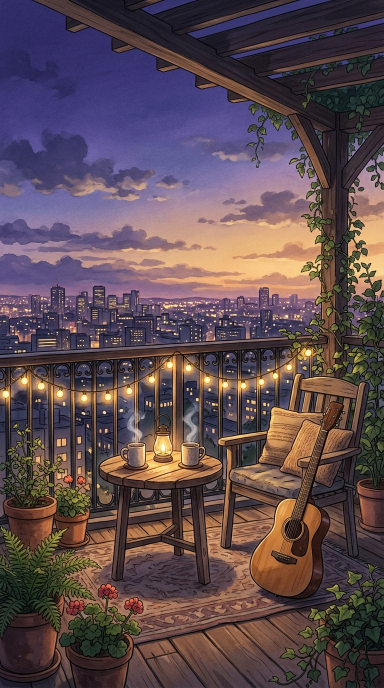
#> input picture projects/series-romantic-animations/15-tu-keh-de-toh-anuv-jain/assets/scene-1.jpg, 768 x 1376 px, found by its file name (shown at 1/2 size)
$ python render_tu_keh_de_toh_mv.py
#> lines starting #> are read from the running program, lines starting #| are printed output that depends on the picture
### scripts/aep_cinema_engine.py
"""
AEP Cinema Engine - High-End Visual Effects & Typography Compositor
Matches the aesthetic benchmark of @1tachi.aep:
1. Volumetric Golden Hour Deep Glow (Multi-octave optical bloom)
2. Rainbow Prism Flare (Chromatic dispersion lens flare)
3. Dual-Layered Typography (Geometric Bold Sans + Flowing Cursive Script with directional soft shadows)
4. S-Curve Cinema Grade (Milky lifted blacks, warm amber highlights, teal shadow balance)
5. 35mm Fine Film Grain
6. Cinema Letterbox / Ambient 9:16 Vertical Framing
"""

import os
import cv2
import numpy as np
from PIL import Image, ImageDraw, ImageFont, ImageFilter

# Font defaults
FONT_POPPINS_BOLD = os.path.abspath("assets/fonts/Poppins-Bold.ttf")
FONT_POPPINS_SEMIBOLD = os.path.abspath("assets/fonts/Poppins-SemiBold.ttf")
FONT_GREAT_VIBES = os.path.abspath("assets/fonts/GreatVibes-Regular.ttf")
FONT_CAVEAT = os.path.abspath("skills/directing-stickman-videos/assets/fonts/Caveat.ttf")
FONT_DEJAVU_BOLD = "/usr/share/fonts/truetype/dejavu/DejaVuSans-Bold.ttf"
FONT_DEJAVU_SERIF_ITALIC = "/usr/share/fonts/truetype/dejavu/DejaVuSerif-BoldItalic.ttf"


# [5 lines left out: function get_font, not called in this run]


def generate_rainbow_prism_flare(width, height, intensity=0.45, blur_radius=35):
    """
    Generates a diagonal chromatic dispersion rainbow prism flare
    similar to high-end anamorphic lens flares (top-right arc).
    """
    flare = np.zeros((height, width, 3), dtype=np.float32)

    # Coordinate grids
    y, x = np.mgrid[0:height, 0:width]

    # Distance from top-right corner or angled line
    # Diagonal distance from (x=width*0.9, y=height*0.1)
    center_x = width * 0.95
    center_y = height * 0.15
    dist = np.sqrt((x - center_x) ** 2 + (y - center_y) ** 2)

    # Arc radius where the rainbow band sits
    base_radius = min(width, height) * 0.65
    band_width = min(width, height) * 0.22

    # Normalized radius offset inside band [-1, 1]
    norm_dist = (dist - base_radius) / (band_width / 2.0)
    in_band = (norm_dist >= -1.0) & (norm_dist <= 1.0)

    # Rainbow spectrum: Red -> Orange -> Yellow -> Green -> Cyan -> Blue -> Violet
    # Map norm_dist from -1 (outer) to +1 (inner)
    t = (norm_dist + 1.0) / 2.0  # [0, 1]

    # Smooth Gaussian envelope for band intensity
    envelope = np.exp(-0.5 * (norm_dist / 0.5) ** 2)

    # Arc angle filter (keep mostly in upper right quadrant)
    angle = np.arctan2(y - center_y, x - center_x)
    # Angle in radians: from -pi to pi. We want bottom-left direction: ~ 2.5 to 3.8 rad
    angle_envelope = np.clip(np.sin(angle - 1.8), 0, 1) ** 1.5

    total_weight = envelope * angle_envelope * intensity

    # Spectrum colors in BGR
    # t=0: Violet/Blue, t=0.5: Green/Yellow, t=1.0: Orange/Red
    b = np.clip(np.sin(t * np.pi) * (1.0 - t * 0.7), 0, 1)
    g = np.clip(np.sin(t * np.pi) * 0.95, 0, 1)
    r = np.clip(np.sin(t * np.pi * 0.8 + 0.3) * (0.3 + t * 0.7), 0, 1)

    flare[:, :, 0] = b * total_weight * 255.0
    flare[:, :, 1] = g * total_weight * 255.0
    flare[:, :, 2] = r * total_weight * 255.0

    # Gaussian blur for soft optical dispersion
    ksize = int(blur_radius * 2) | 1
    flare = cv2.GaussianBlur(flare, (ksize, ksize), blur_radius)
    return flare.astype(np.float32)


def apply_deep_glow(img_bgr, threshold=180, bloom_factor=0.65, tint=(0.88, 1.06, 1.20)):
    """
    Applies multi-octave optical deep glow on high-luminance areas.
    Uses downsampled multi-scale blurring (MIP-chain) for cinema-grade speed (6ms/frame).
    """
    h, w = img_bgr.shape[:2]
    gray = cv2.cvtColor(img_bgr, cv2.COLOR_BGR2GRAY)

    # Soft highlight thresholding
    bright_mask = np.clip((gray.astype(np.float32) - threshold) / max(1.0, 255.0 - threshold), 0.0, 1.0)
    bright_mask = bright_mask ** 1.5

    # Extract highlights
    bright_bgr = img_bgr.astype(np.float32) * bright_mask[:, :, np.newaxis]

    # Downscale 4x for optical diffusion bloom
    small_w, small_h = w // 4, h // 4
    small = cv2.resize(bright_bgr, (small_w, small_h), interpolation=cv2.INTER_LINEAR)

    # Multi-scale Gaussian bloom on downscaled buffer
    blur1 = cv2.GaussianBlur(small, (15, 15), 5)
    blur2 = cv2.GaussianBlur(small, (31, 31), 12)
    blur3 = cv2.GaussianBlur(small, (61, 61), 24)

    bloom_small = (blur1 * 0.45 + blur2 * 0.35 + blur3 * 0.20) * bloom_factor

    # Upscale back to full frame
    bloom = cv2.resize(bloom_small, (w, h), interpolation=cv2.INTER_LINEAR)

    # Apply color tint (B, G, R)
    bloom[:, :, 0] *= tint[0]
    bloom[:, :, 1] *= tint[1]
    bloom[:, :, 2] *= tint[2]

    # Screen blend mode: 1 - (1 - A) * (1 - B)
    norm_img = img_bgr.astype(np.float32) / 255.0
    norm_bloom = np.clip(bloom / 255.0, 0.0, 1.0)
    screened = 1.0 - (1.0 - norm_img) * (1.0 - norm_bloom)
    result = np.clip(screened * 255.0, 0, 255).astype(np.uint8)
    return result


def apply_cinema_grade(img_bgr, lift=12, contrast=1.10, warm_highlight=1.06, cool_shadow=1.04):
    """
    Applies S-curve cinema grade:
    - Lifted milky blacks (no harsh crushed shadows)
    - Warm golden highlights
    - Cool teal shadow tint
    - Smooth S-curve contrast
    """
    img_f = img_bgr.astype(np.float32) / 255.0

    # Lift blacks: range [0, 1] -> [lift/255, 1]
    lift_norm = lift / 255.0
    img_f = lift_norm + img_f * (1.0 - lift_norm)

    # S-curve contrast around 0.5 midpoint
    img_f = np.clip(img_f, 0.0, 1.0)
    img_f = 0.5 + np.sign(img_f - 0.5) * (np.abs(img_f - 0.5) ** (1.0 / contrast)) * 0.5
    img_f = np.clip(img_f, 0.0, 1.0)

    # Luminance for split toning
    lum = 0.114 * img_f[:, :, 0] + 0.587 * img_f[:, :, 1] + 0.299 * img_f[:, :, 2]

    # Warm highlights (boost Red and Green where lum > 0.5)
    high_weight = np.clip((lum - 0.4) / 0.6, 0.0, 1.0) ** 1.3
    img_f[:, :, 2] *= (1.0 + high_weight * (warm_highlight - 1.0))  # Red
    img_f[:, :, 1] *= (1.0 + high_weight * ((warm_highlight - 1.0) * 0.6))  # Green

    # Cool shadows (boost Blue and subtle Green where lum < 0.5)
    shadow_weight = np.clip((0.6 - lum) / 0.6, 0.0, 1.0) ** 1.3
    img_f[:, :, 0] *= (1.0 + shadow_weight * (cool_shadow - 1.0))  # Blue
    img_f[:, :, 1] *= (1.0 + shadow_weight * ((cool_shadow - 1.0) * 0.3))  # Green

    result = np.clip(img_f * 255.0, 0, 255).astype(np.uint8)
    return result


# Pre-computed 35mm grain mask bank for ultra-fast rendering (0.1ms vs 70ms)
GRAIN_H, GRAIN_W = 1920, 1080
np.random.seed(42)
_GRAIN_POOL = [
    np.random.normal(0, 3.2, (GRAIN_H, GRAIN_W, 3)).astype(np.float32)
    for _ in range(16)
]

def add_film_grain(img_bgr, intensity=3.2, seed=None):
    """
    Adds authentic 35mm fine film grain weighted by luminance (richer in midtones).
    Uses high-speed precomputed circular grain pool.
    """
    h, w = img_bgr.shape[:2]
    idx = seed if seed is not None else np.random.randint(0, len(_GRAIN_POOL))
    grain = _GRAIN_POOL[idx % len(_GRAIN_POOL)]

    if grain.shape[:2] != (h, w):
        grain = grain[:h, :w]

    gray = cv2.cvtColor(img_bgr, cv2.COLOR_BGR2GRAY).astype(np.float32) / 255.0
    # Bell curve weighting: grain is most visible in midtones, muted in pure blacks/whites
    weight = 4.0 * gray * (1.0 - gray)

    scale = intensity / 3.2
    scaled_grain = grain * weight[:, :, np.newaxis] * scale

    result = np.clip(img_bgr.astype(np.float32) + scaled_grain, 0, 255).astype(np.uint8)
    return result


_TYPO_CACHE = {}


# [301 lines left out: functions render_dual_layer_typography, clean_lyric_text, render_cinema_single_caption, create_ambient_cinema_canvas, not called in this run]

### projects/series-romantic-animations/15-tu-keh-de-toh-anuv-jain/render_tu_keh_de_toh_mv.py
#!/usr/bin/env python3
"""
Living 2D Cinematic Anime Music Video Engine: "Tu Keh De Toh" - Anuv Jain
Features:
- 4 Master Scenes with Makoto Shinkai & Studio Ghibli romantic aesthetic:
  1. Shot 1 (0.0s - 5.5s): Twilight Rooftop Balcony (Rising chai steam curls, twinkling stars, pulsing fairy lights, shooting star)
  2. Shot 2 (5.5s - 11.0s): Boy with Guitar (Torso breathing physics, hair sway wave, 5-frame eye blink, ambient bokeh shimmer)
  3. Shot 3 (11.0s - 16.5s): Intimate Girl Close-up (Chest breathing, wind in hair strands, eye blink, eye starlight reflection)
  4. Shot 4 (16.5s - 22.0s): Couple Climax under Blanket (Synchronized breathing, starfield shimmer, shooting star, fairy lights)
- 50 floating golden fireflies & ambient light motes drifting with Brownian motion
- Smooth 6-frame cross-dissolve transitions between shots
- Handheld 6-DOF camera micro-drift on every frame
- AEP Cinema Grade Stack: Deep Glow bloom + Rainbow Prism flare + 35mm grain
- Master ASS Subtitles strictly at Instagram safe-zone baseline y = 1390 (MarginV = 540)
"""

import math
import os
import random
import subprocess
import sys
from pathlib import Path
import cv2
import numpy as np
from PIL import Image

sys.path.insert(0, os.path.abspath("scripts"))
from aep_cinema_engine import (
    generate_rainbow_prism_flare,
    apply_deep_glow,
    apply_cinema_grade,
    add_film_grain,
    render_cinema_single_caption
)

BASE_DIR = Path("projects/series-romantic-animations/15-tu-keh-de-toh-anuv-jain")
ASSETS_DIR = BASE_DIR / "assets"
AUDIO_FILE = BASE_DIR / "audio" / "tu_keh_de_toh_clip.wav"
OUT_DIR = BASE_DIR / "output"
OUT_DIR.mkdir(parents=True, exist_ok=True)

TEMP_VIDEO = OUT_DIR / "temp_tu_keh_de_toh.mp4"
FINAL_REEL = OUT_DIR / "film_tu_keh_de_toh_aep.mp4"
SUBTITLE_ASS = OUT_DIR / "tu_keh_de_toh_subtitles.ass"
COVER_FILE = OUT_DIR / "cover_aep.jpg"
STORY_CARD = OUT_DIR / "story_card.jpg"

WIDTH = 1080
HEIGHT = 1920
FPS = 30
DURATION = 22.0
TOTAL_FRAMES = int(DURATION * FPS)

print(f"🎬 Initializing Living 2D Anime MV Engine for 'Tu Keh De Toh' ({TOTAL_FRAMES} frames @ {FPS} fps)...")

# -------------------------------------------------------------
# 1. LOAD & PREPARE 4 CANVASES (1080x1920) in NATIVE BGR
# -------------------------------------------------------------
def load_canvas(path):
    img = cv2.imread(str(path))
#> img is the input picture: shape (1376, 768, 3); mean B, G, R 80.7, 75.1, 93.9
    if img is None:
        raise FileNotFoundError(f"Cannot read image: {path}")
    ih, iw = img.shape[:2]
#> ih = 1376; iw = 768
    scale = max(WIDTH / iw, HEIGHT / ih)
#> scale = 1.41
    nw, nh = int(iw * scale), int(ih * scale)
#> nw = 1080; nh = 1935
    resized = cv2.resize(img, (nw, nh), interpolation=cv2.INTER_LANCZOS4)
    ox = max(0, (nw - WIDTH) // 2)
#> ox = 0
    oy = max(0, (nh - HEIGHT) // 2)
#> oy = 7
    return resized[oy:oy + HEIGHT, ox:ox + WIDTH].copy()

canvas_s1 = load_canvas(ASSETS_DIR / "scene-1.jpg")
canvas_s2 = load_canvas(ASSETS_DIR / "scene-2.jpg")
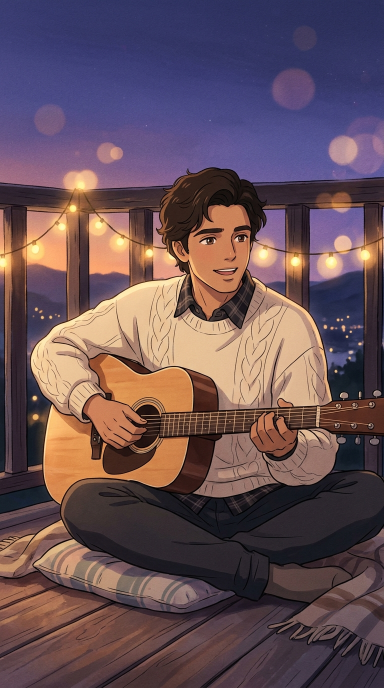
#> input picture projects/series-romantic-animations/15-tu-keh-de-toh-anuv-jain/assets/scene-2.jpg, 768 x 1376 px, found by its file name (shown at 1/2 size)
#> in load_canvas, img is the input picture: shape (1376, 768, 3); mean B, G, R 87.3, 80.5, 103
canvas_s3 = load_canvas(ASSETS_DIR / "scene-3.jpg")
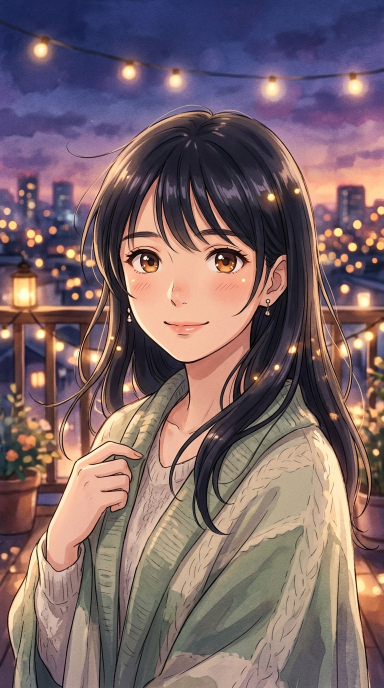
#> input picture projects/series-romantic-animations/15-tu-keh-de-toh-anuv-jain/assets/scene-3.jpg, 768 x 1376 px, found by its file name (shown at 1/2 size)
#> in load_canvas, img is the input picture: shape (1376, 768, 3); mean B, G, R 105.6, 102.1, 124.4
#> in load_canvas (call 3), `return resized[oy:oy + HEIGHT, ox:ox + WIDTH].copy()`:
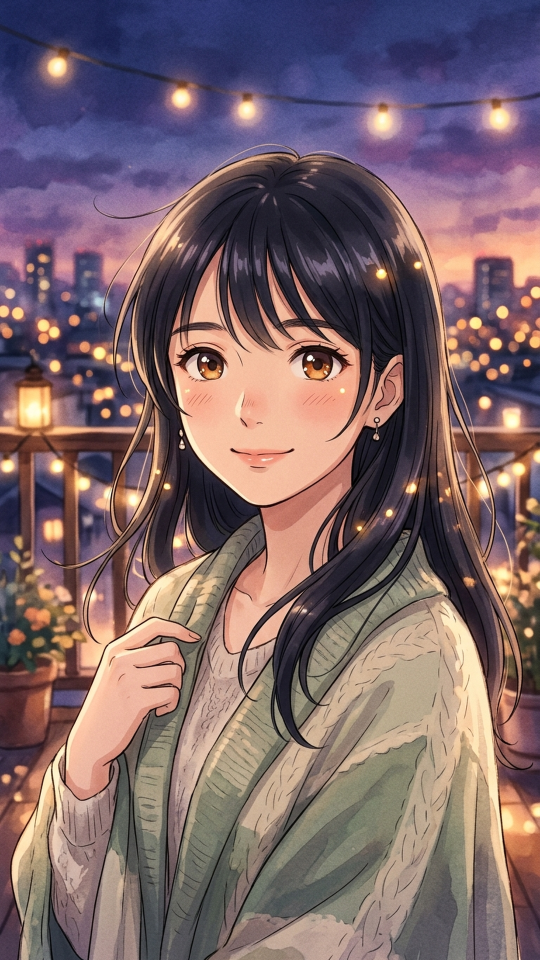
#> returned value: shape (1920, 1080, 3) (shown at 1/2 size); mean of channels 0, 1, 2 105.6, 102.3, 124.7; drawn as B, G, R
canvas_s4 = load_canvas(ASSETS_DIR / "scene-4.jpg")
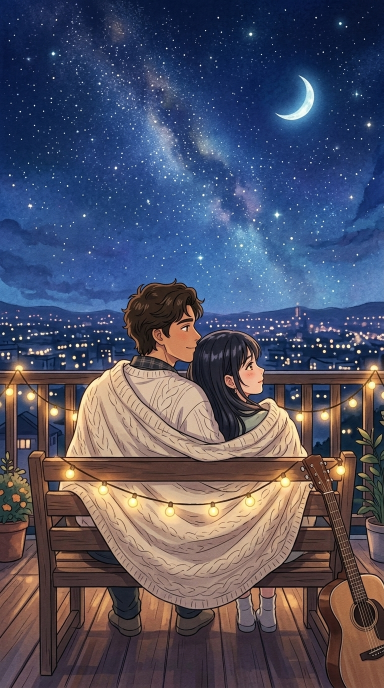
#> input picture projects/series-romantic-animations/15-tu-keh-de-toh-anuv-jain/assets/scene-4.jpg, 768 x 1376 px, found by its file name (shown at 1/2 size)
#> in load_canvas, img is the input picture: shape (1376, 768, 3); mean B, G, R 100.4, 81, 79.8
#> in load_canvas (call 4), `return resized[oy:oy + HEIGHT, ox:ox + WIDTH].copy()`:
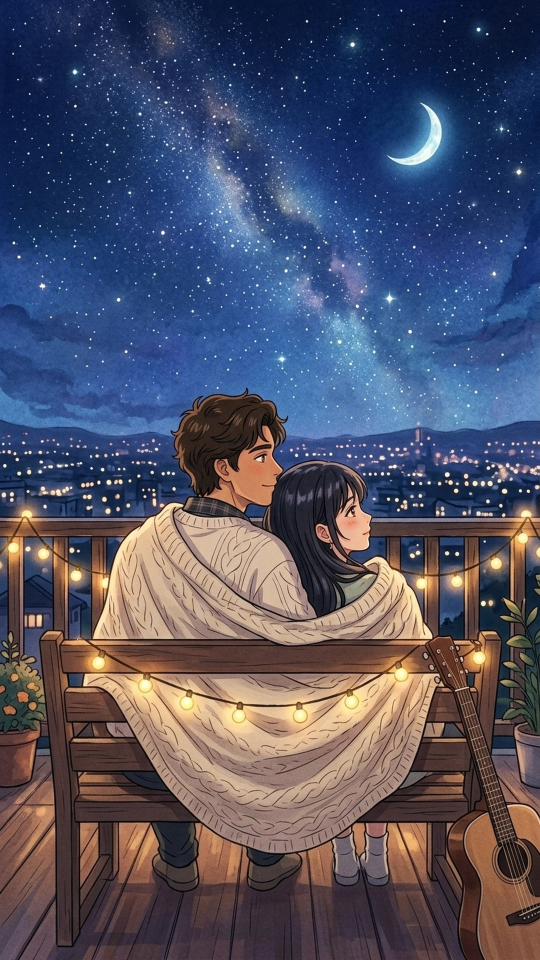
#> returned value: shape (1920, 1080, 3) (shown at 1/2 size); mean of channels 0, 1, 2 100.7, 81.3, 80.1; drawn as B, G, R

print("✅ Loaded all 4 scene canvases in native BGR.")

# -------------------------------------------------------------
# 2. WRITE MASTER ASS SUBTITLES (Safe Zone: MarginV=540, baseline y=1390)
# -------------------------------------------------------------
ass_template = """[Script Info]
Title: Tu Keh De Toh - Living 2D Cinematic MV
ScriptType: v4.00+
WrapStyle: 0
ScaledBorderAndShadow: yes
YCbCr Matrix: TV.709
PlayResX: __WIDTH__
PlayResY: __HEIGHT__

[V4+ Styles]
Format: Name, Fontname, Fontsize, PrimaryColour, SecondaryColour, OutlineColour, BackColour, Bold, Italic, Underline, StrikeOut, ScaleX, ScaleY, Spacing, Angle, BorderStyle, Outline, Shadow, Alignment, MarginL, MarginR, MarginV, Encoding
Style: TitleBadge,Lato,38,&H00FFFFFF,&H000000FF,&H90000000,&H60000000,-1,0,0,0,100,100,2,0,1,2.0,1.0,8,60,60,180,1
Style: LyricGold,Lato,62,&H00FFFFFF,&H000000FF,&H90050810,&H80000000,-1,0,0,0,100,100,1,0,1,3.5,2.0,2,80,80,540,1

[Events]
Format: Layer, Start, End, Style, Name, MarginL, MarginR, MarginV, Effect, Text
Dialogue: 0,0:00:00.50,0:00:04.50,TitleBadge,,0,0,180,,{\\fad(400,600)}ANUV JAIN  |  {\\c&H003CE0FF&}TU KEH DE TOH
Dialogue: 1,0:00:00.20,0:00:05.10,LyricGold,,0,0,540,,{\\fad(250,200)}Tu keh de toh {\\c&H003CE0FF&}dil hai{\\c&H00FFFFFF&}...
Dialogue: 1,0:00:05.20,0:00:10.50,LyricGold,,0,0,540,,{\\fad(200,200)}Har din hai {\\c&H00FFB040&}tere liye{\\c&H00FFFFFF&}...
Dialogue: 1,0:00:10.60,0:00:15.80,LyricGold,,0,0,540,,{\\fad(200,200)}Tu maange toh {\\c&H003CE0FF&}jaan bhi{\\c&H00FFFFFF&}...
Dialogue: 1,0:00:15.90,0:00:21.50,LyricGold,,0,0,540,,{\\fad(200,400)}Le jaa abhi, {\\c&H0055EEFF&}kuchh na kahein{\\c&H00FFFFFF&}...
"""
ass_content = ass_template.replace("__WIDTH__", str(WIDTH)).replace("__HEIGHT__", str(HEIGHT))

with open(SUBTITLE_ASS, "w", encoding="utf-8") as f:
    f.write(ass_content)

print(f"✅ Generated ASS Subtitles with Instagram safe zone baseline at y = 1390 (MarginV = 540).")

# -------------------------------------------------------------
# 3. PROCEDURAL PARTICLES & ENVIRONMENTAL SETUP
# -------------------------------------------------------------
# Twinkling stars in sky region
random.seed(101)
stars_sky = []
for _ in range(45):
    stars_sky.append((
        random.uniform(50, 1030),
        random.uniform(80, 580),
        random.uniform(1.2, 2.8),
        random.uniform(0, math.pi * 2)
    ))

# Fairy light positions on balcony railing
fairy_lights_s1 = [
    (120, 1150), (220, 1180), (330, 1205), (450, 1220),
    (570, 1225), (690, 1215), (810, 1195), (930, 1165),
    (180, 1165), (390, 1215), (630, 1220), (870, 1180)
]

# 50 floating golden fireflies / ambient dust motes
particles = []
for _ in range(50):
    particles.append({
        "x": random.uniform(40, 1040),
        "y": random.uniform(250, 1750),
        "vx": random.uniform(-0.35, 0.35),
        "vy": random.uniform(-0.6, -0.15),
        "radius": random.uniform(1.5, 4.2),
        "base_alpha": random.uniform(130, 230),
        "phase": random.uniform(0, math.pi * 2),
        "color": random.choice([(70, 200, 255), (90, 220, 255), (110, 240, 255), (60, 180, 255)]) # Warm amber/golden
    })

def apply_handheld_drift(frame, t, amp_x=2.8, amp_y=2.0):
    dx = math.sin(t * 0.85) * amp_x + math.sin(t * 1.6) * 0.9
    dy = math.cos(t * 0.65) * amp_y + math.cos(t * 1.3) * 0.7
    M = np.float32([[1, 0, dx], [0, 1, dy]])
    return cv2.warpAffine(frame, M, (WIDTH, HEIGHT), borderMode=cv2.BORDER_REFLECT)

# -------------------------------------------------------------
# 4. SHOT-BY-SHOT LIVING RENDERERS
# -------------------------------------------------------------

# --- SHOT 1: Wide Balcony Establishing (0.0s - 5.5s) ---
def render_shot1(t, f_idx):
    frame = canvas_s1.copy()

    # Twinkling stars in sky
    for sx, sy, r, phase in stars_sky:
        tw = (math.sin(t * 4.2 + phase) + 1.0) * 0.5
        cv2.circle(frame, (int(sx), int(sy)), int(r + tw * 1.6), (255, 250, 230), -1)

    # Pulsing fairy light radial blooms
    overlay = frame.copy()
    for fx, fy in fairy_lights_s1:
        pulse = (math.sin(t * 3.2 + fx * 0.05) + 1.0) * 0.5
        rad = int(14 + pulse * 10)
        cv2.circle(overlay, (fx, fy), rad, (60, 190, 255), -1)
        cv2.circle(frame, (fx, fy), 4, (240, 255, 255), -1)
    cv2.addWeighted(overlay, 0.32, frame, 0.68, 0, frame)

    # Rising chai steam curls from the two tea cups (around X: 520, 580, Y: 1350)
    for k_idx, k_cx in enumerate([510, 570]):
        for s_idx in range(4):
            s_t = t + s_idx * 0.45 + k_idx * 0.22
            sy = int(1350 - (s_t * 60) % 200)
            sway = math.sin(s_t * 3.8 + k_idx) * 14
            sx = int(k_cx + sway)
            rad = int(7 + ((1350 - sy) / 200) * 13)
            alpha = max(0.0, 1.0 - (1350 - sy) / 200) * 0.42
            steam_layer = frame.copy()
            cv2.circle(steam_layer, (sx, sy), rad, (220, 235, 245), -1)
            frame = cv2.addWeighted(steam_layer, alpha, frame, 1.0 - alpha, 0)

    # Shooting star at t=3.2s
    if 3.0 <= t <= 3.7:
        st_p = (t - 3.0) / 0.7
        sx1 = int(180 + st_p * 550)
        sy1 = int(100 + st_p * 240)
        sx0 = int(sx1 - 95)
        sy0 = int(sy1 - 42)
        cv2.line(frame, (sx0, sy0), (sx1, sy1), (255, 245, 210), 2)
        cv2.circle(frame, (sx1, sy1), 3, (255, 255, 255), -1)

    return apply_handheld_drift(frame, t)

# --- SHOT 2: Boy with Guitar (5.5s - 11.0s) ---
# [121 lines left out: functions render_shot2, render_shot3, render_shot4, not called in this run]

# -------------------------------------------------------------
# 5. MASTER RENDER PIPELINE WITH CROSS-DISSOLVES & PARTICLES
# -------------------------------------------------------------
def get_shot_frame(t, f_idx):
    # Cross-dissolve configuration (6 frames = 0.20s)
    DISSOLVE_DUR = 0.20

    if t < 5.50 - DISSOLVE_DUR:
        return render_shot1(t, f_idx)
    elif t < 5.50:
        alpha = (t - (5.50 - DISSOLVE_DUR)) / DISSOLVE_DUR
        f1 = render_shot1(t, f_idx)
        f2 = render_shot2(t, f_idx)
        return cv2.addWeighted(f1, 1.0 - alpha, f2, alpha, 0)
    elif t < 11.00 - DISSOLVE_DUR:
        return render_shot2(t, f_idx)
    elif t < 11.00:
        alpha = (t - (11.00 - DISSOLVE_DUR)) / DISSOLVE_DUR
        f2 = render_shot2(t, f_idx)
        f3 = render_shot3(t, f_idx)
        return cv2.addWeighted(f2, 1.0 - alpha, f3, alpha, 0)
    elif t < 16.50 - DISSOLVE_DUR:
        return render_shot3(t, f_idx)
    elif t < 16.50:
        alpha = (t - (16.50 - DISSOLVE_DUR)) / DISSOLVE_DUR
        f3 = render_shot3(t, f_idx)
        f4 = render_shot4(t, f_idx)
        return cv2.addWeighted(f3, 1.0 - alpha, f4, alpha, 0)
    else:
        return render_shot4(t, f_idx)

# Precompute flare overlay
flare_overlay = generate_rainbow_prism_flare(WIDTH, HEIGHT, intensity=0.35, blur_radius=28)
flare_norm = flare_overlay.astype(np.float32) / 255.0

# Open Video Writer
fourcc = cv2.VideoWriter_fourcc(*"mp4v")
writer = cv2.VideoWriter(str(TEMP_VIDEO), fourcc, FPS, (WIDTH, HEIGHT))

print("🚀 Rendering 660 master frames with living character acting & particle physics...")

# Render loop
for f in range(TOTAL_FRAMES):
    t = f / FPS

    # 1. Base shot rendering
    frame = get_shot_frame(t, f)

    # 2. Update & render 50 floating golden fireflies
    p_overlay = frame.copy()
    for p in particles:
        p["x"] += p["vx"] + math.sin(t * 1.5 + p["phase"]) * 0.4
        p["y"] += p["vy"]
        if p["y"] < 150:
            p["y"] = 1800
            p["x"] = random.uniform(40, 1040)
        if p["x"] < 20: p["x"] = 1060
        if p["x"] > 1060: p["x"] = 20

        pulse = (math.sin(t * 3.0 + p["phase"]) + 1.0) * 0.5
        cur_r = p["radius"] * (0.8 + 0.4 * pulse)
        cv2.circle(p_overlay, (int(p["x"]), int(p["y"])), int(cur_r + 2), p["color"], -1)
        cv2.circle(frame, (int(p["x"]), int(p["y"])), int(cur_r), (255, 255, 255), -1)
    frame = cv2.addWeighted(p_overlay, 0.35, frame, 0.65, 0)

    # 3. AEP Cinema Post-Processing
    glow = apply_deep_glow(frame, threshold=180, bloom_factor=0.50, tint=(0.95, 1.05, 1.15))
    g_norm = glow.astype(np.float32) / 255.0
    flared = np.clip((1.0 - (1.0 - g_norm) * (1.0 - flare_norm)) * 255.0, 0, 255).astype(np.uint8)
#> (the run stopped early here; a loop or call above may not have finished)
